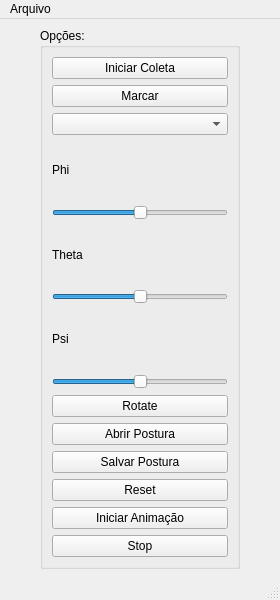
<?xml version="1.0" encoding="UTF-8"?>
<ui version="4.0">
 <class>MainWindow</class>
 <widget class="QMainWindow" name="MainWindow">
  <property name="geometry">
   <rect>
    <x>0</x>
    <y>0</y>
    <width>280</width>
    <height>600</height>
   </rect>
  </property>
  <property name="windowTitle">
   <string>MainWindow</string>
  </property>
  <widget class="QWidget" name="centralwidget">
   <layout class="QHBoxLayout" name="horizontalLayout">
    <item>
     <layout class="QHBoxLayout" name="mbly">
      <item>
       <layout class="QVBoxLayout" name="verticalLayout_2">
        <item>
         <widget class="QGroupBox" name="groupBox">
          <property name="maximumSize">
           <size>
            <width>200</width>
            <height>16777215</height>
           </size>
          </property>
          <property name="title">
           <string>Opções:</string>
          </property>
          <layout class="QVBoxLayout" name="verticalLayout">
           <item>
            <widget class="QPushButton" name="btnColeta">
             <property name="text">
              <string>Iniciar Coleta</string>
             </property>
            </widget>
           </item>
           <item>
            <widget class="QPushButton" name="btnMarcar">
             <property name="text">
              <string>Marcar</string>
             </property>
            </widget>
           </item>
           <item>
            <widget class="QComboBox" name="cbJointNames">
             <property name="maximumSize">
              <size>
               <width>200</width>
               <height>16777215</height>
              </size>
             </property>
            </widget>
           </item>
           <item>
            <widget class="QLabel" name="lbPhi">
             <property name="text">
              <string>Phi</string>
             </property>
            </widget>
           </item>
           <item>
            <widget class="QSlider" name="slPhi">
             <property name="minimum">
              <number>-180</number>
             </property>
             <property name="maximum">
              <number>180</number>
             </property>
             <property name="orientation">
              <enum>Qt::Horizontal</enum>
             </property>
            </widget>
           </item>
           <item>
            <widget class="QLabel" name="lbTheta">
             <property name="text">
              <string>Theta</string>
             </property>
            </widget>
           </item>
           <item>
            <widget class="QSlider" name="slTheta">
             <property name="minimum">
              <number>-180</number>
             </property>
             <property name="maximum">
              <number>180</number>
             </property>
             <property name="orientation">
              <enum>Qt::Horizontal</enum>
             </property>
            </widget>
           </item>
           <item>
            <widget class="QLabel" name="lbPsi">
             <property name="text">
              <string>Psi</string>
             </property>
            </widget>
           </item>
           <item>
            <widget class="QSlider" name="slPsi">
             <property name="minimum">
              <number>-180</number>
             </property>
             <property name="maximum">
              <number>180</number>
             </property>
             <property name="value">
              <number>0</number>
             </property>
             <property name="orientation">
              <enum>Qt::Horizontal</enum>
             </property>
            </widget>
           </item>
           <item>
            <widget class="QPushButton" name="btnRotate">
             <property name="maximumSize">
              <size>
               <width>200</width>
               <height>16777215</height>
              </size>
             </property>
             <property name="text">
              <string>Rotate</string>
             </property>
            </widget>
           </item>
           <item>
            <widget class="QPushButton" name="btnOpenPostura">
             <property name="maximumSize">
              <size>
               <width>200</width>
               <height>16777215</height>
              </size>
             </property>
             <property name="text">
              <string>Abrir Postura</string>
             </property>
            </widget>
           </item>
           <item>
            <widget class="QPushButton" name="btnSavePostura">
             <property name="text">
              <string>Salvar Postura</string>
             </property>
            </widget>
           </item>
           <item>
            <widget class="QPushButton" name="btnReset">
             <property name="maximumSize">
              <size>
               <width>200</width>
               <height>16777215</height>
              </size>
             </property>
             <property name="text">
              <string>Reset</string>
             </property>
            </widget>
           </item>
           <item>
            <widget class="QPushButton" name="btnAnimation">
             <property name="maximumSize">
              <size>
               <width>200</width>
               <height>16777215</height>
              </size>
             </property>
             <property name="text">
              <string>Iniciar Animação</string>
             </property>
            </widget>
           </item>
           <item>
            <widget class="QPushButton" name="btnStop">
             <property name="maximumSize">
              <size>
               <width>200</width>
               <height>16777215</height>
              </size>
             </property>
             <property name="text">
              <string>Stop</string>
             </property>
            </widget>
           </item>
          </layout>
         </widget>
        </item>
       </layout>
      </item>
     </layout>
    </item>
   </layout>
  </widget>
  <widget class="QMenuBar" name="menubar">
   <property name="geometry">
    <rect>
     <x>0</x>
     <y>0</y>
     <width>280</width>
     <height>28</height>
    </rect>
   </property>
   <widget class="QMenu" name="menuArquivo">
    <property name="title">
     <string>Arquivo</string>
    </property>
    <addaction name="separator"/>
    <addaction name="actionAbrir_Postura"/>
    <addaction name="actionSalvar_Postura"/>
   </widget>
   <addaction name="menuArquivo"/>
  </widget>
  <widget class="QStatusBar" name="statusbar"/>
  <action name="actionAbrir_Postura">
   <property name="text">
    <string>Abrir Postura</string>
   </property>
  </action>
  <action name="actionSalvar_Postura">
   <property name="text">
    <string>Salvar Postura</string>
   </property>
  </action>
 </widget>
 <resources/>
 <connections/>
</ui>
